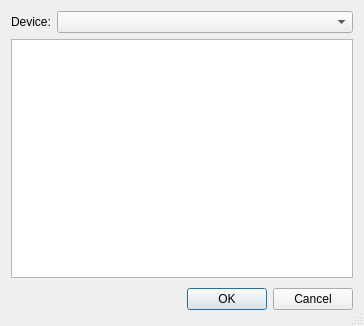
<?xml version="1.0" encoding="UTF-8"?>
<ui version="4.0">
 <class>CreateServiceItemDialog</class>
 <widget class="QDialog" name="CreateServiceItemDialog">
  <property name="geometry">
   <rect>
    <x>0</x>
    <y>0</y>
    <width>364</width>
    <height>326</height>
   </rect>
  </property>
  <property name="windowTitle">
   <string>Create Service Items</string>
  </property>
  <property name="sizeGripEnabled">
   <bool>true</bool>
  </property>
  <layout class="QVBoxLayout" name="verticalLayout">
   <item>
    <layout class="QFormLayout" name="formLayout">
     <item row="0" column="0">
      <widget class="QLabel" name="deviceLabel">
       <property name="text">
        <string>Device:</string>
       </property>
      </widget>
     </item>
     <item row="0" column="1">
      <widget class="QComboBox" name="deviceComboBox"/>
     </item>
    </layout>
   </item>
   <item>
    <widget class="QListWidget" name="componentListWidget">
     <property name="selectionMode">
      <enum>QAbstractItemView::MultiSelection</enum>
     </property>
    </widget>
   </item>
   <item>
    <layout class="QHBoxLayout">
     <property name="spacing">
      <number>6</number>
     </property>
     <property name="leftMargin">
      <number>0</number>
     </property>
     <property name="topMargin">
      <number>0</number>
     </property>
     <property name="rightMargin">
      <number>0</number>
     </property>
     <property name="bottomMargin">
      <number>0</number>
     </property>
     <item>
      <spacer>
       <property name="orientation">
        <enum>Qt::Horizontal</enum>
       </property>
       <property name="sizeHint" stdset="0">
        <size>
         <width>131</width>
         <height>31</height>
        </size>
       </property>
      </spacer>
     </item>
     <item>
      <widget class="QPushButton" name="okButton">
       <property name="text">
        <string>OK</string>
       </property>
      </widget>
     </item>
     <item>
      <widget class="QPushButton" name="cancelButton">
       <property name="text">
        <string>Cancel</string>
       </property>
      </widget>
     </item>
    </layout>
   </item>
  </layout>
 </widget>
 <tabstops>
  <tabstop>deviceComboBox</tabstop>
  <tabstop>okButton</tabstop>
  <tabstop>cancelButton</tabstop>
 </tabstops>
 <resources/>
 <connections>
  <connection>
   <sender>okButton</sender>
   <signal>clicked()</signal>
   <receiver>CreateServiceItemDialog</receiver>
   <slot>accept()</slot>
   <hints>
    <hint type="sourcelabel">
     <x>278</x>
     <y>253</y>
    </hint>
    <hint type="destinationlabel">
     <x>96</x>
     <y>254</y>
    </hint>
   </hints>
  </connection>
  <connection>
   <sender>cancelButton</sender>
   <signal>clicked()</signal>
   <receiver>CreateServiceItemDialog</receiver>
   <slot>reject()</slot>
   <hints>
    <hint type="sourcelabel">
     <x>369</x>
     <y>253</y>
    </hint>
    <hint type="destinationlabel">
     <x>179</x>
     <y>282</y>
    </hint>
   </hints>
  </connection>
 </connections>
</ui>
